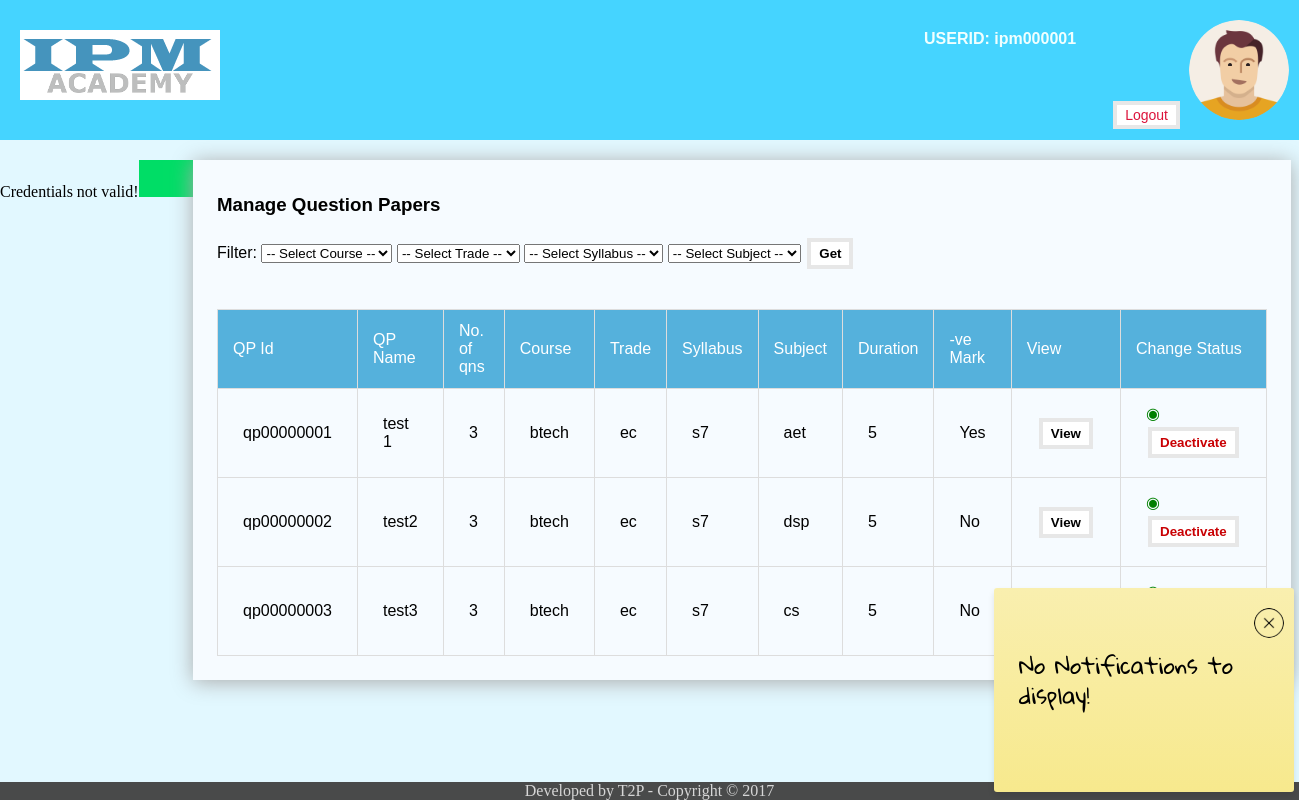
/manageqp.php (signed in), run on the app's committed database.
### tables this page shows
CREATE TABLE IF NOT EXISTS `qpbank` (
  `qpid` varchar(10) NOT NULL,
  `qpname` varchar(25) NOT NULL,
  `noqs` int(11) NOT NULL,
  `dur` int(11) NOT NULL,
  `status` int(11) NOT NULL,
  `course` varchar(15) NOT NULL,
  `trade` varchar(50) NOT NULL,
  `syllabus` varchar(50) NOT NULL,
  `subject` varchar(50) NOT NULL,
  `negate` tinyint(4) NOT NULL,
  `timestamp` timestamp NOT NULL DEFAULT CURRENT_TIMESTAMP
);

### manageqp.php (the view, shortened to what this page needs)
<!doctype html>
<html>
<head>
<link href="/ipm/css/main.css" type="text/css" rel="stylesheet" />
</head>
<body>
<div id="topbar">
	<div id="mainlogo"></div>
	<div id="tpbarright">
		<div id="tpbartxt">
				<?php
					if(isset($_SESSION['userid']))
					 {echo ("USERID: ".$_SESSION['userid']);
					  echo("<a class='button logout' href='logout.php'>Logout</a>");
					 }
					else
						header("Location:adminlogin.php");
				?>
		</div>
		<div class="gendicon <?php echo ('male'); ?>"></div>
	</div>
</div>
<div id="main">
	<div id= 'notification' class="cusscroll" >
	 <?php
		include("shownotification.php");
	?>
	</div>
	<div id="leftpane">
		<?php include("adminsidebar.php");	?>
	</div>
	<div id="surface">
		<div id="body_card" style="width: auto;">
			<?php
				include ('backend/mysqli_plug.php');
				$query="SELECT * from `ipm`.`qpbank`";
				$result=mysqli_query($db,$query);
			?>
			<h3>Manage Question Papers</h3>
					<form name="coursefilter">
					Filter: <select name="coursee" id="course" onchange="fetch_trade()">
						<option disabled selected value> -- Select Course -- </option>
					</select>
					<select name="tradee"  id="trade" onchange="fetch_syllabus()">
						<option disabled selected value> -- Select Trade -- </option>
					</select>
					<select name="syllabuss" id="syllabus" onChange="fetch_subject()">
					  <option disabled selected value> -- Select Syllabus -- </option>
					</select>
					<select name="subjectt" id="subject">
					 <option disabled selected value> -- Select Subject -- </option>
					</select>
					<input class="button smallbtn" type="button" onClick="filter()" value="Get" />
					</form>
			<table class="tbl">
			<tr class="tbl_head">
				<td>QP Id</td>
				<td>QP Name</td>
				<td>No. of qns</td>
				<td>Course</td>
				<td>Trade</td>
				<td>Syllabus</td>
				<td>Subject</td>
				<td>Duration</td>
				<td>-ve Mark</td>
				<td>View</td>
				<td>Change Status</td>
			</tr>
			<?php
			if($result) $rows = mysqli_num_rows($result);
			if($rows !=0)
				{
					while($temp=mysqli_fetch_array($result))
					{
						echo "<tr><td>".$temp['qpid']."</td>";
						echo "<td>".$temp['qpname']."</td>";
						echo "<td>".$temp['noqs']."</td>";
						echo "<td>".$temp['course']."</td>";
						echo "<td>".$temp['trade']."</td>";
						echo "<td>".$temp['syllabus']."</td>";
						echo "<td>".$temp['subject']."</td>";
						echo "<td>".$temp['dur']."</td>";
						if($temp['negate']==1)echo "<td>Yes</td>"; else echo "<td>No</td>";
						echo "<td><button name='test' class='button smallbtn' type='button' value='".$temp['qpid']."' onclick='updateqp(this)' >View</button></td>";
						if($temp['status']==1)
						echo "<td><font color='#008000' face='Tahoma, Geneva, sans-serif'>&#9673;</font><button name='test' class='button smallbtn' type='button' value='".$temp['qpid']."' onclick='changestatus(this,0)'><font color='#C90104' face='Tahoma, Geneva, sans-serif'>Deactivate</font></button></td>";
					}
				}
				else echo"<tr><td colspan='11'>No question papers available</td></tr>";
			?>
			</table>
		</div>
	</div>
</div>
</body>
<div id="footer">
Developed by T2P - Copyright © 2017
</div>
</html>

### shownotification.php
<a href="javascript:remvelem('notification');" title="Close"><div class="closeme"></div></a>
<?php
include ('backend/mysqli_plug.php');
$query="SELECT * from `ipm`.`notification` WHERE `enable` = '1' ORDER BY `time` DESC;";
$result=mysqli_query($db,$query);
$rows=0;
if($result) $rows = mysqli_num_rows($result);
if($rows !=0)
	{
		while($temp=mysqli_fetch_array($result))
		{
			  echo "<h4>Subject:".$temp['subject']."</h4>";
			  echo "<h5>Message: ".$temp['message']."</h5>";
			  echo "<h5>".$temp['time']."</h5><hr>";
		}
	}
else
	echo("<br><br>No Notifications to display!");
?>

### adminsidebar.php
<?php
if(isset($_SESSION['userid']) && $_SESSION['authority']=="admin")
					echo("<a class='sdbarlinks' href='adminprofile.php'>Home</a><br>
					<div class='menul1'><li class='sdbarlinks'>Manage QPs</li><div>
					<a class='sdbarlinksl2' href='manageqp.php'>View QPs</a>
					<a class='sdbarlinksl2' href='qnpcreator.php'>Create QP</a>
					<a class='sdbarlinksl2' href='managecourse.php'>Manage Courses</a><br>
					</div></div>
					<div class='menul1'><li class='sdbarlinks'>Manage Students</li><div>
					<a class='sdbarlinksl2' href='signup.php'>SignUp Student</a>
					<a class='sdbarlinksl2' href='searchuser.php'>Search Student</a>
					<a class='sdbarlinksl2' href='edituser.php'>Edit Student Details</a>
					<a class='sdbarlinksl2' href='studentlist.php'>Student List</a><br>
					<a class='sdbarlinksl2' href='unsign.php'>Delete Student</a><br>
					</div></div>
					<div class='menul1'><li class='sdbarlinks'>Random Qns</li><div>
					<a class='sdbarlinksl2' href='randomsetting.php'>Setting</a><br>
					<a class='sdbarlinksl2' href='randomsettingsbank.php'>Bank</a>
					</div></div>
					<div class='menul1'><li class='sdbarlinks'>Practise Test</li><div>
					<a class='sdbarlinksl2' href='practisetestsettings.php'>Setting</a><br>
					<a class='sdbarlinksl2' href='practisetestbank.php'>Bank</a>
					</div></div>
					<div class='menul1'><li class='sdbarlinks'>Extras</li><div>
					<a class='sdbarlinksl2' href='notificationbank.php'>Notifications</a>
					<a class='sdbarlinksl2' href='rankindex.php'>Rankings</a>
					<a class='sdbarlinksl2' href='newcontentcreator.php'>Add Content Creator</a><br>
					<a class='sdbarlinksl2' href='ccunsign.php'>Remove Content Creator</a><br>
					</div></div>");
				else if(isset($_SESSION['userid']) && $_SESSION['authority']=="content")
					echo("<a class='sdbarlinks' href='adminprofile.php'>Home</a><br>
					<a class='sdbarlinks' href='managecourse.php'>Manage Course</a><br>
					<a class='sdbarlinks' href='qnpcreator.php'>Create QP</a><br>
					<a class='sdbarlinks' href='manageqp.php'>View QPs</a><br>");
				else
					echo("Credentials not valid!");
				echo("<a class='sdbarlinks' href='logout.php'>Logout</a><br>");
?>

### css/main.css (style rules this page uses)
body { background-color: rgba(177, 237, 255, 0.36); }
#footer { position: fixed; bottom: 0px; left: 0px; width: 100%; z-index: 8; text-align: center; color: #d6d6d6; background-color: #494a4a; }
#topbar { background-color: rgb(69, 212, 255); height: 140px; width: 100%; position: fixed; top: 0px; left: 0px; z-index: 10; }
#mainlogo { background-image: url(../resources/ipm_logo.png); background-size: contain; width: 200px; height: 70px; position:fixed; top: 30px; left: 20px; }
#tpbarright { position: fixed; right: 20px; height: 120px; width: 300px; }
#tpbartxt { position:fixed; height: 95px; width: 250px; top: 20px; right: 115px; color: azure; font-size: 16px; font-weight: 600; font-family: 'lucida grande',tahoma,verdana,arial,sans-serif; padding: 10px; }
.gendicon { position: fixed; height: 100px; width: 100px; border-radius: 50%; right: 10px; top: 20px; background-size: contain; overflow: hidden; }
.male { background-image: url(../resources/male.png); }
#leftpane { position: fixed; top: 160px; left: 0px; }
#main { position: relative; top: 152px; width: 100%; }
#surface { display: inline-block; vertical-align: top; margin-left: 185px; }
#body_card { position: relative; background-color: #f6fbff; height: auto; width: 815px; padding: 1.5rem; padding-top: 15px; box-shadow: 0 2px 20px #aaa; font-family: 'lucida grande',tahoma,verdana,arial,sans-serif; }
.button { background-color: white; color: black; border: 4px solid #e7e7e7; text-align: center; text-decoration: none; font-weight: 600; display: inline-block; margin: 4px 2px; -webkit-transition-duration: 0.2s; transition-duration: 0.2s; cursor: pointer; }
.smallbtn { padding: 4px 8px; }
.logout { font-size: 14px; font-weight: 300; color: crimson; position: absolute; bottom: 2px; right: 2px; padding: 2px 8px; }
.tbl { border-collapse: collapse; }
.tbl td { border: 1px solid #ddd; padding: 15px 25px; }
.tbl_head td { background-color:rgb(85, 177, 220); padding: 12px 15px; color: white; }
.sdbarlinks { text-transform: uppercase; text-decoration: none; letter-spacing: 1.5px; text-align: center; display: inline-block; font-size: 12px; font-family: "Nunito", sans-serif; font-weight: 300; top: 75px; padding: 10px; width: 150px; height:15px; background: #0D6; border: 1px solid #0D6; color: #FFF; overflow: hidden; transition: all 0.5s; }
#notification { display: block; padding: 4px 25px 25px; margin: 0 auto 3px auto; width: 250px; height: 175px; font: 20px 'Gloria Hallelujah', cursive; line-height: 1.5; border: 0; border-radius: 3px; background: -webkit-linear-gradient(#F9EFAF, #F7E98D); background: -moz-linear-gradient(#F9EFAF, #F7E98D); background: -o-linear-gradient(#F9EFAF, #F7E98D); background: -ms-linear-gradient(#F9EFAF, #F7E98D); background: linear-gradient(#F9EFAF, #F7E98D); box-shadow: 0 4px 6px rgba(0,0,0,0.1); overflow-y: scroll; transition: box-shadow 0.5s ease; font-smoothing: subpixel-antialiased; max-width: 520px; max-height: 250px; float: right; position: fixed; bottom: 5px; right: 5px; z-index: 9; }
.closeme { background-image: url(../resources/closeme.png); position: absolute; height: 30px; width: 30px; border-radius: 50%; right: 10px; top: 20px; background-size: contain; overflow: hidden; }

### data on the page
qpbank: qpid "qp00000001", qpname "test 1", noqs "3", course "btech", trade "ec", syllabus "s7", subject "aet", dur "5", negate "Yes"
qpbank: qpid "qp00000002", qpname "test2", noqs "3", course "btech", trade "ec", syllabus "s7", subject "dsp", dur "5", negate "No"
qpbank: qpid "qp00000003", qpname "test3", noqs "3", course "btech", trade "ec", syllabus "s7", subject "cs", dur "5", negate "No"

### other printed values
$_SESSION['userid'] "ipm000001"
